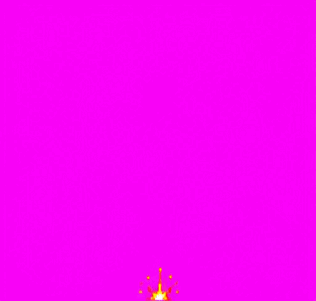
#> input picture example/explosion.gif, 316 x 301 px, found by its file name
$ python clean_gif.py example/explosion.gif --name explosion --mode adaptive --cell 2.6 --impact 1
#> lines starting #> are read from the running program, lines starting #| are printed output that depends on the picture; after the words box and inside, x2 and y2 are one past the last pixel; in counts of white or black regions, pixels touching at a corner belong together
### scripts/pixelcore.py
"""Shared image routines for clean_gif.py and make_lit.py.

- keying a flat magenta or green background, with despill only at the silhouette edge;
- OKLab colour maths, k-means palettes (small saturated accents keep their own colour) and an
  accent guard for shared palettes;
- pixel-grid profiles, autocorrelation and grid-line placement for image-model "pixel art";
- content-adaptive downscale (the `unfake` package) for pictures without a clean pixel grid.

Needs numpy, Pillow, scipy, scikit-learn and unfake (see requirements.txt).
"""
from __future__ import annotations

import contextlib
import io
import logging

import numpy as np
from PIL import Image

KEYS = {"magenta": (255, 0, 255), "green": (0, 255, 0)}
logging.getLogger("unfake.py").setLevel(logging.WARNING)  # unfake logs one INFO line per downscale


# ------------------------------------------------------------------ loading and keying
# [10 lines left out: function load, not called in this run]


def key_mask(rgb: np.ndarray, key) -> np.ndarray:
    """True where the subject is (key = "magenta", "green", None or an (r, g, b) flat colour)."""
    if key is None:
        return np.ones(rgb.shape[:2], bool)
    r, g, b = (rgb[..., i].astype(np.int16) for i in range(3))
    if key == "magenta":
        return (np.minimum(r, b) - g) < 60
    if key == "green":
        return (g - np.maximum(r, b)) < 60
    lab = rgb_to_oklab(rgb.reshape(-1, 3)).reshape(rgb.shape)
    klab = rgb_to_oklab(np.array([key], np.uint8))[0]
    return np.linalg.norm(lab - klab, axis=-1) > 0.06


def despill(rgb: np.ndarray, mask: np.ndarray, key) -> np.ndarray:
    """Remove key colour bleeding into anti-aliased edges, only in the 3-px band of the subject
    next to the background, so interior purples or greens stay intact."""
    if key not in ("magenta", "green"):
        return rgb
    from scipy.ndimage import binary_dilation
    band = binary_dilation(~mask, iterations=3) & mask
    out = rgb.astype(np.int16)
    r, g, b = out[..., 0], out[..., 1], out[..., 2]
    if key == "magenta":
        spill = np.clip(np.minimum(r, b) - g, 0, None)
        out[..., 0] = np.where(band, r - spill, r)
        out[..., 2] = np.where(band, b - spill, b)
    else:
        spill = np.clip(g - np.maximum(r, b), 0, None)
        out[..., 1] = np.where(band, g - spill, g)
    return np.clip(out, 0, 255).astype(np.uint8)


def bleed(rgb: np.ndarray, mask: np.ndarray) -> np.ndarray:
    """Fill the background with the nearest subject colour so resamplers never mix in the key."""
    if mask.all():
        return rgb
    from scipy.ndimage import distance_transform_edt
    _, (iy, ix) = distance_transform_edt(~mask, return_indices=True)
    return rgb[iy, ix]


# ------------------------------------------------------------------ OKLab and palettes
def _s2l(c):
    c = c / 255.0
    return np.where(c <= 0.04045, c / 12.92, ((c + 0.055) / 1.055) ** 2.4)


def _l2s(c):
    c = np.clip(c, 0, 1)
    return np.where(c <= 0.0031308, c * 12.92, 1.055 * np.power(c, 1 / 2.4) - 0.055) * 255.0


_M1 = np.array([[0.4122214708, 0.5363325363, 0.0514459929], [0.2119034982, 0.6806995451, 0.1073969566], [0.0883024619, 0.2817188376, 0.6299787005]])
_M2 = np.array([[0.2104542553, 0.7936177850, -0.0040720468], [1.9779984951, -2.4285922050, 0.4505937099], [0.0259040371, 0.7827717662, -0.8086757660]])
_M2I = np.array([[1.0, 0.3963377774, 0.2158037573], [1.0, -0.1055613458, -0.0638541728], [1.0, -0.0894841775, -1.2914855480]])
_M1I = np.array([[4.0767416621, -3.3077115913, 0.2309699292], [-1.2684380046, 2.6097574011, -0.3413193965], [-0.0041960863, -0.7034186147, 1.7076147010]])
_LW = np.array([1.6, 1.0, 1.0])  # lightness weighted up so shading ramps survive quantisation


def rgb_to_oklab(rgb: np.ndarray) -> np.ndarray:
    return np.cbrt(_s2l(rgb.astype(np.float64)) @ _M1.T) @ _M2.T


def oklab_to_rgb(lab: np.ndarray) -> np.ndarray:
    return np.clip(np.round(_l2s(((lab @ _M2I.T) ** 3) @ _M1I.T)), 0, 255).astype(np.uint8)


def kmeans_palette(pixels: np.ndarray, k: int, seed: int = 0) -> np.ndarray:
    """k colours chosen by k-means in OKLab. Small saturated accents keep their own colour,
    unlike median-cut, which spends colours on large areas."""
    from sklearn.cluster import KMeans
    lab = rgb_to_oklab(pixels.reshape(-1, 3)) * _LW
    if len(lab) > 60000:
        lab = lab[np.random.default_rng(seed).choice(len(lab), 60000, replace=False)]
    k = max(1, min(k, len(np.unique(lab.round(4), axis=0))))
    km = KMeans(n_clusters=k, n_init=4, random_state=seed).fit(lab)
    return oklab_to_rgb(km.cluster_centers_ / _LW)


# [90 lines left out: functions map_to_palette, build_palette, save_hex, rgba_from, quantize, count_colors and 1 more, not called in this run]


# ------------------------------------------------------------------ pixel-grid detection
def _profiles(rgb: np.ndarray, mask: np.ndarray):
    lab = rgb_to_oklab(rgb.reshape(-1, 3)).reshape(rgb.shape).astype(np.float32)
    gx = np.abs(np.diff(lab, axis=1)).sum(-1)
    gy = np.abs(np.diff(lab, axis=0)).sum(-1)
    gx = np.where(mask[:, 1:] | mask[:, :-1], gx + 0.3 * (mask[:, 1:] != mask[:, :-1]), 0)
    gy = np.where(mask[1:, :] | mask[:-1, :], gy + 0.3 * (mask[1:, :] != mask[:-1, :]), 0)
    return np.concatenate([[0], gx.sum(0)]), np.concatenate([[0], gy.sum(1)])


# [4 lines left out: function _autocorr, not called in this run]


def _lines(profile: np.ndarray, cell: float, n: int, refine: float = 0.3) -> np.ndarray:
    smooth = np.convolve(profile, [0.25, 0.5, 0.25], mode="same")
    best_phase, best = 0, -1.0
    for ph in range(int(np.ceil(cell))):
        pos = np.round(np.arange(ph, n, cell)).astype(int)
        sc = smooth[pos[pos < n]].sum()
        if sc > best:
            best, best_phase = sc, ph
    r = max(1, int(round(cell * refine)))

    def snap(x: float) -> float:
        a, b = int(max(0, round(x) - r)), int(min(n - 1, round(x) + r))
        if b <= a or smooth[a:b + 1].max() <= 0:
            return x
        return float(a + int(np.argmax(smooth[a:b + 1])))

    x = snap(best_phase + cell * round((n / 2 - best_phase) / cell))
    lines = [x]
    while x + cell < n + cell / 2:
        x = snap(x + cell)
        if x <= lines[-1] + cell * 0.5:
            x = lines[-1] + cell
        lines.append(x)
    x = lines[0]
    while x - cell > -cell / 2:
        x = snap(x - cell)
        if x >= lines[0] - cell * 0.5:
            x = lines[0] - cell
        lines.insert(0, x)
    return np.unique(np.round(np.clip(np.array(lines), 0, n)).astype(int))


# ------------------------------------------------------------------ downscale
def downscale(rgb: np.ndarray, mask: np.ndarray, size: tuple[int, int]) -> np.ndarray:
    """A picture without a clean pixel grid -> RGBA at an exact size (no palette yet), with the
    content-adaptive downscale of the `unfake` package (MIT)."""
    from unfake import content_adaptive_downscale
    src = bleed(rgb, mask)
    with contextlib.redirect_stdout(io.StringIO()):
        out = np.asarray(content_adaptive_downscale(src, size[0], size[1]))[..., :3]
    out = np.asarray(Image.fromarray(np.ascontiguousarray(out).astype(np.uint8)).resize(size, Image.Resampling.NEAREST))
    a = np.asarray(Image.fromarray(mask.astype(np.uint8) * 255).resize(size, Image.Resampling.BOX)) >= 128
    return rgba_from(out, a)

### scripts/clean_gif.py
"""Clean an animated pixel-art GIF from ChatGPT into a game-ready sprite sheet.

usage:
  python scripts/clean_gif.py IN.gif --name NAME [options]

The example from the README (the shipped example GIF):
  python scripts/clean_gif.py example/explosion.gif --name explosion --mode adaptive --cell 2.6 --impact 1
         --scale 1 --neutral-greys --grey-chroma 0.05 --colors 20 --out-dir out

Options:
  --mode snap|adaptive   snap (default) = snap to the GIF's own pixel grid (when its blocks really are all
                         the same size); adaptive = content-adaptive downscale by --cell (most ChatGPT GIFs:
                         "HD pixel art" without one clean grid)
  --cell N               snap: the grid cell size in GIF pixels (0 = detect it); adaptive: GIF size divided
                         by the sprite size you want (301 px GIF / 116 px sprite = 2.6)
  --colors 16            palette size (k-means); --max-extra 6 accent colours may be added on top
  --scale 2              whole-number enlargement for a second sheet (1 = only the 1x sheet)
  --frames a-b           keep only GIF frames a to b (default all)
  --impact -1            index of the white flash frame (after --frames); sets the frame tags
                         anticipation / impact / fireball / smoke that the Godot scene uses
  --neutral-greys        pull the key-colour tint out of grey palette colours (smoke);
  --grey-chroma 0.09     ... for greys below this OKLab chroma (0.05 = slight tints only)
  --key magenta|green    the GIF's flat background colour (green for violet or purple effects)
  --anchor bottom|left   bottom = ground contact at the bottom centre (blasts, pillars, strikes);
                         left = origin at the left edge (beams; skips the jitter fix and the ground row)
  --no-fix               skip the frame-to-frame jitter fix
  --out-dir out          outputs go to OUT_DIR/NAME/
  --review-dir DIR       where the contact sheet goes (default: OUT_DIR/NAME/)

Steps (all numbers go into NAME_metrics.json):
 1. split the GIF into RGB frames (one static camera, one canvas);
 2. key the magenta (or green) in every frame, with edge despill; pure key colour inside the smoke
    becomes a hole, as the model drew it;
 3. find ONE pixel grid for all frames: the grid profiles of every frame are summed, the cell size
    is detected on the sum (or forced with --cell) and the grid lines are placed once, so the snap
    itself cannot make frames jump (adaptive mode: one fixed size for all frames instead);
 4. snap every frame on that grid (inner-cell majority, lone ember pixels kept);
 5. one shared OKLab palette for all frames (+ accent guard); --neutral-greys pulls the key-colour
    tint out of grey palette entries (ChatGPT's smoke greys come out purple-tinted on magenta);
 6. anchor = bottom centre (the prompt made the bottom edge the ground); measure per frame the
    centroid x and the base row; jitter fix: x is pinned while the fire grows (up to the biggest
    frame) and smoothed afterwards (3-frame mean), so the drift stays but the wobble goes;
 7. ground row repeats the row above (no key fringe or holes where the blast meets the ground);
    rare colours on edge pixels take their neighbours' colour (key-spill fringe);
 8. export: NAME_sheet.png (one row of frames) at 1x and at --scale, an Aseprite-style JSON
    (frame rects, durations, meta.anchor = ground contact, frameTags, palette), NAME_palette.hex,
    frames/, a review GIF at x6, a contact sheet, and a review mp4 at x6 if ffmpeg is on PATH.
"""
from __future__ import annotations

import argparse
import json
import os
import shutil
import subprocess
import sys

import numpy as np
from PIL import Image, ImageDraw, ImageSequence

import pixelcore as px

REVIEW_BG = (18, 22, 38)


# [6 lines left out: function base_row, not called in this run]


def main() -> int:
    ap = argparse.ArgumentParser(description=__doc__, formatter_class=argparse.RawDescriptionHelpFormatter)
    ap.add_argument("gif")
    ap.add_argument("--name", required=True)
    ap.add_argument("--cell", type=float, default=0.0)
    ap.add_argument("--mode", default="snap", choices=["snap", "adaptive"],
                    help="snap = grid snap (real grid); adaptive = content-adaptive downscale at --cell (no real grid)")
    ap.add_argument("--colors", type=int, default=16)
    ap.add_argument("--max-extra", type=int, default=6)
    ap.add_argument("--scale", type=int, default=2)
    ap.add_argument("--frames", default="", help="a-b range of GIF frames to keep (default all)")
    ap.add_argument("--impact", type=int, default=-1, help="flash frame index (after --frames), for the frame tags")
    ap.add_argument("--neutral-greys", action="store_true")
    ap.add_argument("--grey-chroma", type=float, default=0.09, help="OKLab chroma below which a key-tinted palette colour counts as a grey")
    ap.add_argument("--no-fix", action="store_true")
    ap.add_argument("--key", default="magenta", choices=["magenta", "green"],
                    help="flat background colour of the GIF (green for violet/purple effects such as lightning)")
    ap.add_argument("--anchor", default="bottom", choices=["bottom", "left"],
                    help="bottom = ground contact at bottom centre (blasts, pillars, strikes); left = origin at the "
                         "left edge, measured height (beams); left skips the x jitter fix and the ground row")
    ap.add_argument("--out-dir", default="out")
    ap.add_argument("--review-dir", default="", help="folder for the contact sheet (default: the output folder)")
    a = ap.parse_args()
    out_dir = os.path.abspath(os.path.join(a.out_dir, a.name))
    os.makedirs(os.path.join(out_dir, "frames"), exist_ok=True)
    review_dir = a.review_dir or out_dir
    os.makedirs(review_dir, exist_ok=True)
    rep = {"name": a.name, "gif": os.path.basename(a.gif)}

    # 1. split
    im = Image.open(a.gif)
#> im is the input picture: PIL image 316x301 P; mean R, G, B, A 248.9, 3.5, 246.6, 255
    rgbs, durs = [], []
    for f in ImageSequence.Iterator(im):
        durs.append(int(f.info.get("duration", 80)))
        rgbs.append(np.asarray(f.convert("RGB")))
#> this loop made 16 passes
#> after the loop, durs = [80, 80, 80, 80, 80, 80, 80, 80, 80, 80, 80, 80, 80, 80, 80, 80]; rgbs = 16 items
    rep["gif_frames"], rep["gif_size"] = len(rgbs), [rgbs[0].shape[1], rgbs[0].shape[0]]
    rep["gif_durations_ms"] = durs
    rep["colors_per_gif_frame"] = [int(len(np.unique(r.reshape(-1, 3), axis=0))) for r in rgbs]
    lo, hi = 0, len(rgbs) - 1
#> lo = 0; hi = 15
    if a.frames:
        lo, hi = (int(v) for v in a.frames.split("-"))
    rgbs, durs = rgbs[lo:hi + 1], durs[lo:hi + 1]
    rep["kept_gif_frames"] = [lo, hi]

    # 2. key + despill per frame
    masks = []
    for i, r in enumerate(rgbs):
        m = px.key_mask(r, a.key)
        rgbs[i] = px.despill(r, m, a.key)
        masks.append(m)
#> this loop made 16 passes
#> pass 1, in key_mask, `r, g, b = (rgb[..., i].astype(np.int16) for i in range(3))`:
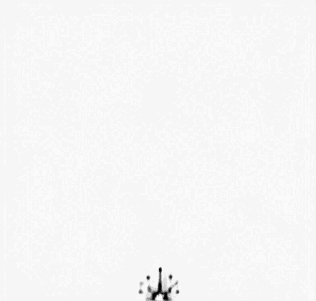
#> b: shape (301, 316) int16; min 3, max 252, mean 246.6
#> pass 1, in main, `m = px.key_mask(r, a.key)`:
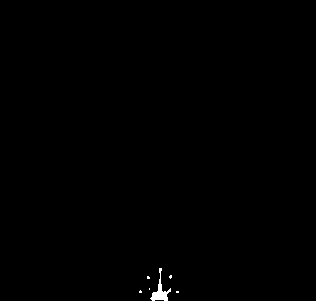
#> m: shape (301, 316) bool; 0.26% white; 6 white regions (5 under 20 px), largest, box (x1, y1, x2, y2) and area: (150, 268, 171, 301) 211
#> after the loop, masks = 16 items

    # 3. one grid for all frames
    H0, W0 = rgbs[0].shape[:2]
    pXs, pYs = zip(*[px._profiles(r, m) for r, m in zip(rgbs, masks)])
#> in _profiles (call 5), `lab = rgb_to_oklab(rgb.reshape(-1, 3)).reshape(rgb.shape).astype(np.fl..`:
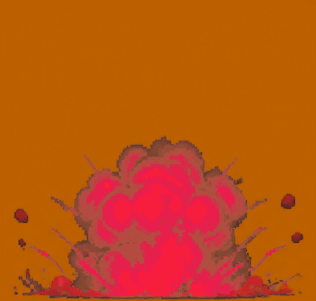
#> lab: shape (301, 316, 3) float32; mean of channels 0, 1, 2 0.696, 0.214, -0.0829; drawn with min black and max white
#> in _profiles (call 6), `lab = rgb_to_oklab(rgb.reshape(-1, 3)).reshape(rgb.shape).astype(np.fl..`:
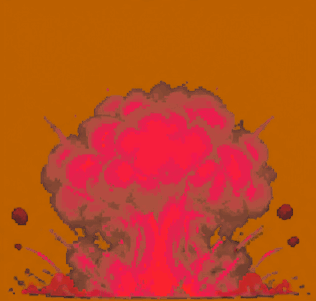
#> lab: shape (301, 316, 3) float32; mean of channels 0, 1, 2 0.696, 0.188, -0.0376; drawn with min black and max white
#> in _profiles (call 7), `lab = rgb_to_oklab(rgb.reshape(-1, 3)).reshape(rgb.shape).astype(np.fl..`:
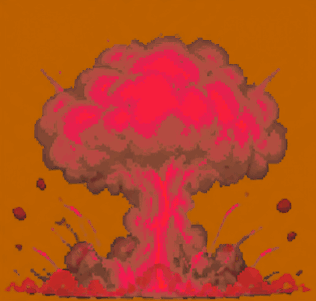
#> lab: shape (301, 316, 3) float32; mean of channels 0, 1, 2 0.673, 0.185, -0.0276; drawn with min black and max white
#> in _profiles (call 7), `gy = np.abs(np.diff(lab, axis=0)).sum(-1)`:
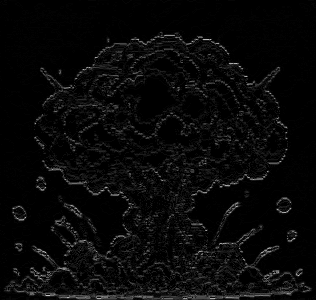
#> gy: shape (300, 316) float32; min 0, max 0.777, mean 0.0345
#> in _profiles (call 7), `gx = np.where(mask[:, 1:] | mask[:, :-1], gx + 0.3 * (mask[:, 1:] != m..`:
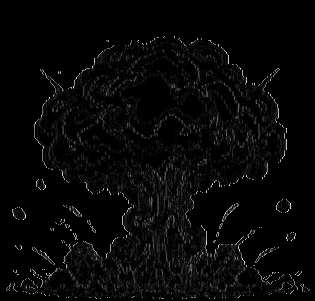
#> gx: shape (301, 315) float64; min 0, max 1.11, mean 0.032; drawn with min black and max white
#> (the rest of the program and of its run is left out)
